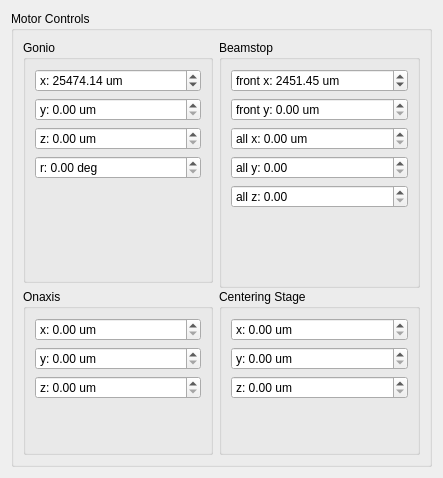
<?xml version="1.0" encoding="UTF-8"?>
<ui version="4.0">
 <class>MotorControls</class>
 <widget class="QWidget" name="MotorControls">
  <property name="geometry">
   <rect>
    <x>0</x>
    <y>0</y>
    <width>443</width>
    <height>478</height>
   </rect>
  </property>
  <property name="sizePolicy">
   <sizepolicy hsizetype="Minimum" vsizetype="Minimum">
    <horstretch>0</horstretch>
    <verstretch>0</verstretch>
   </sizepolicy>
  </property>
  <property name="minimumSize">
   <size>
    <width>0</width>
    <height>478</height>
   </size>
  </property>
  <property name="windowTitle">
   <string>Form</string>
  </property>
  <layout class="QVBoxLayout" name="verticalLayout">
   <item>
    <widget class="QGroupBox" name="groupBox">
     <property name="sizePolicy">
      <sizepolicy hsizetype="Preferred" vsizetype="Preferred">
       <horstretch>0</horstretch>
       <verstretch>0</verstretch>
      </sizepolicy>
     </property>
     <property name="styleSheet">
      <string notr="true"/>
     </property>
     <property name="title">
      <string>Motor Controls</string>
     </property>
     <property name="flat">
      <bool>false</bool>
     </property>
     <layout class="QGridLayout" name="gridLayout_2">
      <item row="2" column="1">
       <widget class="QGroupBox" name="groupBox_3">
        <property name="minimumSize">
         <size>
          <width>159</width>
          <height>166</height>
         </size>
        </property>
        <property name="title">
         <string>Centering Stage</string>
        </property>
        <property name="flat">
         <bool>true</bool>
        </property>
        <layout class="QVBoxLayout" name="verticalLayout_3">
         <item>
          <widget class="QNoWheelDoubleSpinBox" name="doubleSpinBox_7">
           <property name="focusPolicy">
            <enum>Qt::StrongFocus</enum>
           </property>
           <property name="prefix">
            <string>x: </string>
           </property>
           <property name="suffix">
            <string> um</string>
           </property>
          </widget>
         </item>
         <item>
          <widget class="QNoWheelDoubleSpinBox" name="doubleSpinBox_5">
           <property name="focusPolicy">
            <enum>Qt::StrongFocus</enum>
           </property>
           <property name="prefix">
            <string>y: </string>
           </property>
           <property name="suffix">
            <string> um</string>
           </property>
          </widget>
         </item>
         <item>
          <widget class="QNoWheelDoubleSpinBox" name="doubleSpinBox_6">
           <property name="focusPolicy">
            <enum>Qt::StrongFocus</enum>
           </property>
           <property name="prefix">
            <string>z: </string>
           </property>
           <property name="suffix">
            <string> um</string>
           </property>
          </widget>
         </item>
         <item>
          <spacer name="verticalSpacer">
           <property name="orientation">
            <enum>Qt::Vertical</enum>
           </property>
           <property name="sizeHint" stdset="0">
            <size>
             <width>20</width>
             <height>40</height>
            </size>
           </property>
          </spacer>
         </item>
        </layout>
       </widget>
      </item>
      <item row="1" column="1">
       <widget class="QGroupBox" name="groupBox_5">
        <property name="sizePolicy">
         <sizepolicy hsizetype="Preferred" vsizetype="Preferred">
          <horstretch>0</horstretch>
          <verstretch>0</verstretch>
         </sizepolicy>
        </property>
        <property name="minimumSize">
         <size>
          <width>201</width>
          <height>248</height>
         </size>
        </property>
        <property name="title">
         <string>Beamstop</string>
        </property>
        <property name="flat">
         <bool>true</bool>
        </property>
        <layout class="QVBoxLayout" name="verticalLayout_5">
         <item>
          <widget class="QNoWheelDoubleSpinBox" name="doubleSpinBox_11">
           <property name="focusPolicy">
            <enum>Qt::StrongFocus</enum>
           </property>
           <property name="prefix">
            <string>front x: </string>
           </property>
           <property name="suffix">
            <string> um</string>
           </property>
           <property name="maximum">
            <double>1000000.000000000000000</double>
           </property>
           <property name="value">
            <double>2451.449999999999818</double>
           </property>
          </widget>
         </item>
         <item>
          <widget class="QNoWheelDoubleSpinBox" name="doubleSpinBox_12">
           <property name="focusPolicy">
            <enum>Qt::StrongFocus</enum>
           </property>
           <property name="prefix">
            <string>front y: </string>
           </property>
           <property name="suffix">
            <string> um</string>
           </property>
          </widget>
         </item>
         <item>
          <widget class="QNoWheelDoubleSpinBox" name="doubleSpinBox_13">
           <property name="focusPolicy">
            <enum>Qt::StrongFocus</enum>
           </property>
           <property name="prefix">
            <string>all x: </string>
           </property>
           <property name="suffix">
            <string> um</string>
           </property>
          </widget>
         </item>
         <item>
          <widget class="QNoWheelDoubleSpinBox" name="doubleSpinBox_14">
           <property name="focusPolicy">
            <enum>Qt::StrongFocus</enum>
           </property>
           <property name="prefix">
            <string>all y: </string>
           </property>
          </widget>
         </item>
         <item>
          <widget class="QNoWheelDoubleSpinBox" name="doubleSpinBox_15">
           <property name="focusPolicy">
            <enum>Qt::StrongFocus</enum>
           </property>
           <property name="prefix">
            <string>all z: </string>
           </property>
          </widget>
         </item>
         <item>
          <spacer name="verticalSpacer_4">
           <property name="orientation">
            <enum>Qt::Vertical</enum>
           </property>
           <property name="sizeHint" stdset="0">
            <size>
             <width>20</width>
             <height>40</height>
            </size>
           </property>
          </spacer>
         </item>
        </layout>
       </widget>
      </item>
      <item row="1" column="0">
       <widget class="QGroupBox" name="groupBox_2">
        <property name="minimumSize">
         <size>
          <width>171</width>
          <height>208</height>
         </size>
        </property>
        <property name="title">
         <string>Gonio</string>
        </property>
        <property name="flat">
         <bool>true</bool>
        </property>
        <layout class="QGridLayout" name="gridLayout">
         <item row="0" column="1">
          <widget class="QNoWheelDoubleSpinBox" name="doubleSpinBox">
           <property name="focusPolicy">
            <enum>Qt::StrongFocus</enum>
           </property>
           <property name="prefix">
            <string>x: </string>
           </property>
           <property name="suffix">
            <string> um</string>
           </property>
           <property name="maximum">
            <double>1000000.000000000000000</double>
           </property>
           <property name="value">
            <double>25474.139999999999418</double>
           </property>
          </widget>
         </item>
         <item row="1" column="1">
          <widget class="QNoWheelDoubleSpinBox" name="doubleSpinBox_2">
           <property name="focusPolicy">
            <enum>Qt::StrongFocus</enum>
           </property>
           <property name="prefix">
            <string>y: </string>
           </property>
           <property name="suffix">
            <string> um</string>
           </property>
          </widget>
         </item>
         <item row="2" column="1">
          <widget class="QNoWheelDoubleSpinBox" name="doubleSpinBox_3">
           <property name="focusPolicy">
            <enum>Qt::StrongFocus</enum>
           </property>
           <property name="prefix">
            <string>z: </string>
           </property>
           <property name="suffix">
            <string> um</string>
           </property>
          </widget>
         </item>
         <item row="3" column="1">
          <widget class="QNoWheelDoubleSpinBox" name="doubleSpinBox_4">
           <property name="focusPolicy">
            <enum>Qt::StrongFocus</enum>
           </property>
           <property name="prefix">
            <string>r: </string>
           </property>
           <property name="suffix">
            <string> deg</string>
           </property>
          </widget>
         </item>
         <item row="4" column="1">
          <spacer name="verticalSpacer_3">
           <property name="orientation">
            <enum>Qt::Vertical</enum>
           </property>
           <property name="sizeHint" stdset="0">
            <size>
             <width>20</width>
             <height>40</height>
            </size>
           </property>
          </spacer>
         </item>
        </layout>
       </widget>
      </item>
      <item row="2" column="0">
       <widget class="QGroupBox" name="groupBox_4">
        <property name="minimumSize">
         <size>
          <width>159</width>
          <height>166</height>
         </size>
        </property>
        <property name="title">
         <string>Onaxis</string>
        </property>
        <property name="flat">
         <bool>true</bool>
        </property>
        <layout class="QVBoxLayout" name="verticalLayout_4">
         <item>
          <widget class="QNoWheelDoubleSpinBox" name="doubleSpinBox_8">
           <property name="focusPolicy">
            <enum>Qt::StrongFocus</enum>
           </property>
           <property name="prefix">
            <string>x: </string>
           </property>
           <property name="suffix">
            <string> um</string>
           </property>
          </widget>
         </item>
         <item>
          <widget class="QNoWheelDoubleSpinBox" name="doubleSpinBox_9">
           <property name="focusPolicy">
            <enum>Qt::StrongFocus</enum>
           </property>
           <property name="prefix">
            <string>y: </string>
           </property>
           <property name="suffix">
            <string> um</string>
           </property>
          </widget>
         </item>
         <item>
          <widget class="QNoWheelDoubleSpinBox" name="doubleSpinBox_10">
           <property name="focusPolicy">
            <enum>Qt::StrongFocus</enum>
           </property>
           <property name="prefix">
            <string>z: </string>
           </property>
           <property name="suffix">
            <string> um</string>
           </property>
          </widget>
         </item>
         <item>
          <spacer name="verticalSpacer_2">
           <property name="orientation">
            <enum>Qt::Vertical</enum>
           </property>
           <property name="sizeHint" stdset="0">
            <size>
             <width>20</width>
             <height>40</height>
            </size>
           </property>
          </spacer>
         </item>
        </layout>
       </widget>
      </item>
     </layout>
    </widget>
   </item>
  </layout>
 </widget>
 <customwidgets>
  <customwidget>
   <class>QNoWheelDoubleSpinBox</class>
   <extends>QDoubleSpinBox</extends>
   <header>janus.widgets.qt_modified</header>
  </customwidget>
 </customwidgets>
 <resources/>
 <connections/>
</ui>
